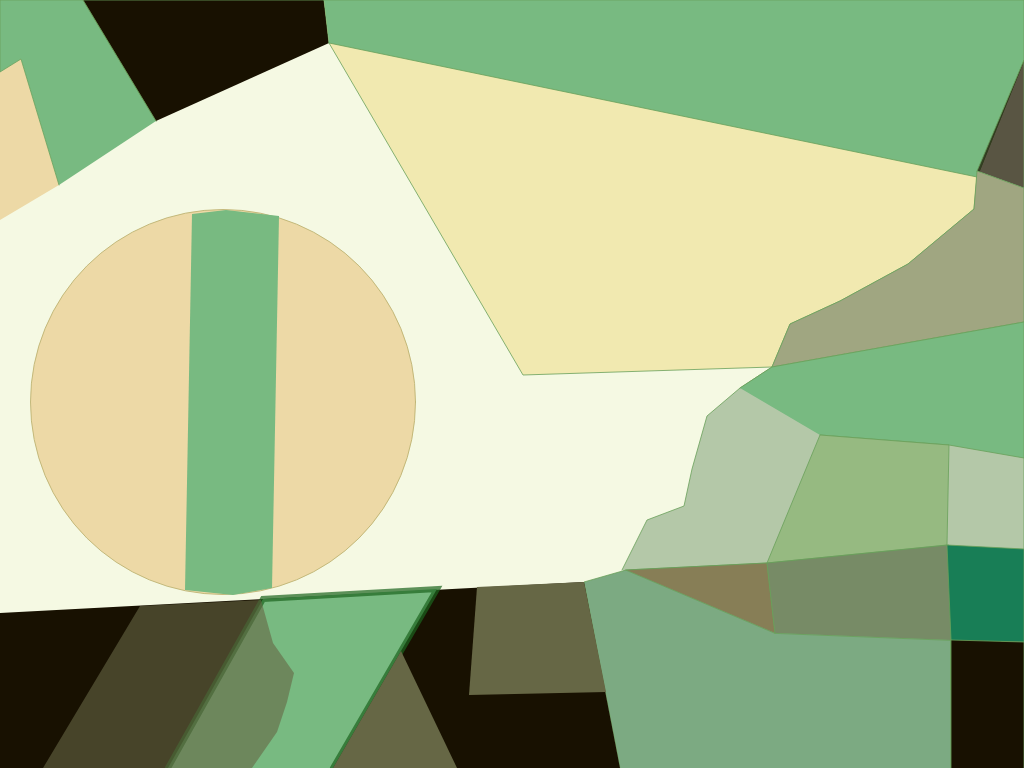
Frame 1 (no input)
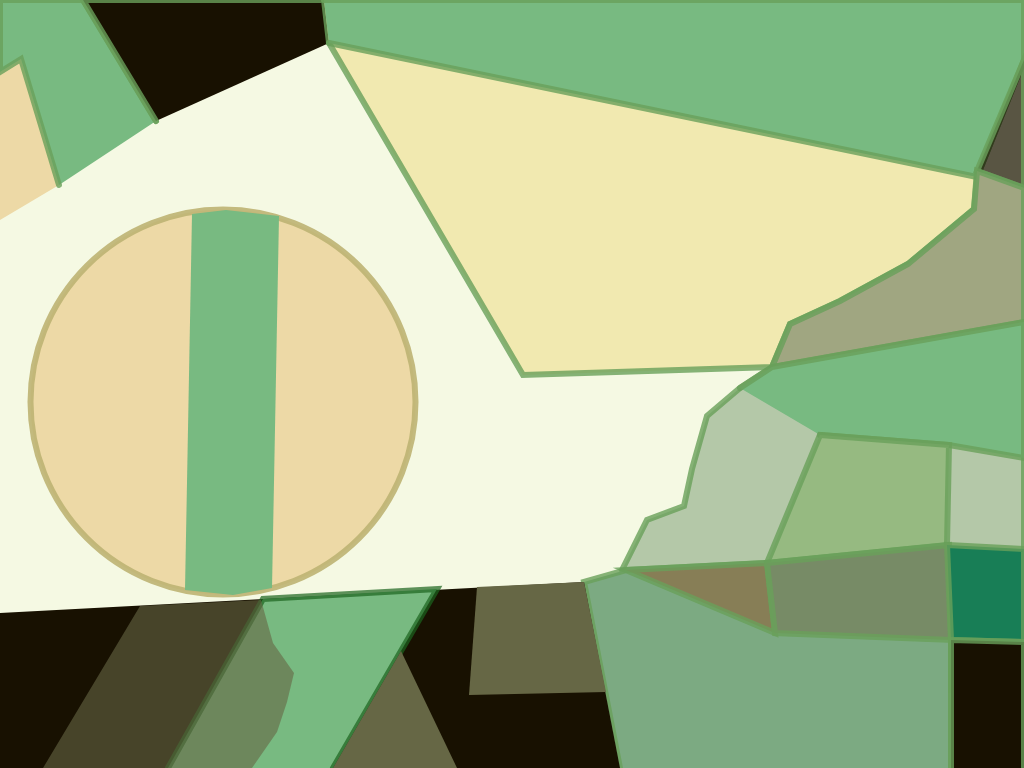
Frame 60 (no input)
Frame 120 (the mouse pressed at the canvas centre since frame 60): identical to frame 60, image omitted

The p5.js sketch that drew these frames (run headless with seeded random() and noise() and a simulated clock; from frame 60 on, the mouse is pressed at the canvas centre):

// p5.js sketch
// ── sketch.js

/* 
UCLA Introduction to Programming for the Visual Arts with p5.js
Session 1 - What is code, coordinates, Basic drawing & color 
Dmitry Tolonen - session work
*/


function setup() {
  createCanvas(1024, 768);
}

function draw() {
  // off-white background
  background(245, 249, 227);
  noStroke();

  //yellow
  beginShape();
  fill(237, 217, 166);
  vertex(0, 72);
  vertex(21, 59);
  vertex(59, 185);
  vertex(0, 220);
  endShape();

  //light green
  beginShape();
  fill(120, 186, 129);
  stroke('rgba(106, 160, 90,0.8)');
  vertex(59, 185);
  vertex(21, 59);
  vertex(0, 72);
  vertex(0, 0);
  vertex(83, 0);
  vertex(156, 121);
  endShape();

  //dark gray
  beginShape();
  fill(24, 17, 1);
  vertex(156, 121);
  vertex(83, 0);
  vertex(324, 0);
  vertex(329, 43);
  endShape();

  // yellow
  beginShape();
  fill("rgba(237,217,126,0.5)");
  vertex(324, 0);
  vertex(width, 0);
  vertex(width, 60);
  vertex(977, 177);

  vertex(974, 209);
  vertex(908, 264);
  vertex(840, 301);
  vertex(790, 324);
  vertex(772, 367);
  vertex(523, 375);
  vertex(329, 43);
  endShape();

  // low opacity green
  beginShape();
  fill(120, 186, 129);
  vertex(324, 0);
  vertex(width, 0);
  vertex(width, 60);
  vertex(977, 177);
  vertex(329, 43);

  endShape();

  80, 110, 16;

  // low opacity black triangle
  beginShape();
  fill("rgba(24,17,1,0.70)");
  triangle(977, 171, width, 60, width, 188);
  endShape();

  //
  beginShape();
  fill(160, 166, 129);
  vertex(772, 367);
  vertex(790, 324);
  vertex(840, 301);
  vertex(908, 264);
  vertex(974, 209);
  vertex(977, 171);
  vertex(width, 188);
  vertex(width, 322);
  endShape();

  //
  beginShape();
  fill(180,200 ,168);
  vertex(622, 570);
  vertex(647, 520);
  vertex(684, 506);
  vertex(692, 469);
  vertex(707, 416);
  vertex(740, 388);
  vertex(772, 367);
  vertex(width, 322);
  vertex(width, 549);
  vertex(width, 640);
  vertex(946,640);
  vertex(770,633);
  endShape();
  
  
    //
  beginShape();
  fill(120, 186, 129);
  vertex(740, 388);
  vertex(772, 367);
  vertex(width, 322);
  vertex(width, 458);
  vertex(width-75,445);
  vertex(820,435);
  vertex();
  vertex();
  endShape();
  
    //
  beginShape();
  fill(150, 186, 129);
  vertex(767,563);
  vertex(820,435);
  vertex(width-75,445);
  vertex(947,545);
  endShape();
  
      //
  beginShape();
  fill(124,170,130);
  vertex(620,height);
  vertex(584,582);
  vertex(626,570);
  vertex(767, 563);
  vertex(947,545);
  vertex(951,640);
  vertex(951,height);
  endShape();
  
      //
  fill(135,126,86);
  triangle(626,570, 767, 563, 775,633);

  fill(119,139,102);
  quad( 775,633, 767,563,949,545,951,640);
       
  // lower right rect
  fill(24, 17, 1);
  rect(951,640, 50, 50);
  
  //
  fill(24,126,86);
  quad(951,640,947,545, width,549,width, 642);
  
  beginShape();
  fill(24, 17, 1);
  vertex(951,height);
  vertex(951,640);
  vertex(width, 642);
  vertex(width, height);
  endShape();
  
  // Ellipse
  fill(237, 217, 166);
  stroke('rgba(190, 180, 116,0.90)');
  ellipse(223,402, 385);
  noStroke();
  
  // green shape on ellipse
  fill(120, 186, 129);
  beginShape();
  vertex(185,590);
  vertex(192,214);
  vertex(226,210);
  vertex(279,216);
  vertex(272,588);
  vertex(233,595);
  endShape();
  
    //
  beginShape();
  fill(24, 17, 1);
  vertex(0, height);
  vertex(0,613);
  vertex(584,582);
  vertex(620,height);
  endShape();
  
    //
  beginShape();
  stroke('rgba(28,100,30,0.70)');
  strokeWeight(6);
  fill(120, 186, 129);
  vertex(168,height);
  vertex(263,599);
  vertex(437,589);
  vertex(333,height);
  endShape();
  noStroke();
  
    //
  beginShape();
  fill(102,103,69);
  vertex(333,height);
  vertex(401,651);
  vertex(457,height);
  vertex();
  vertex();
  endShape();
  
  //
  beginShape();
  fill(102,103,69);
  vertex(469,695);
  vertex(477,587);
  vertex(584,582);
  vertex(606,692);
  endShape();
  
    //
  beginShape();
  fill('rgba(102,103,69,0.60)');
  vertex(43,height);
  vertex(140,606);
  vertex(261,600);
  vertex(273,643);
  vertex(294,673);
  vertex(287,702);
  vertex(277,732);
  vertex(252, height);
  vertex(160,height);
  endShape();
  
  
}
